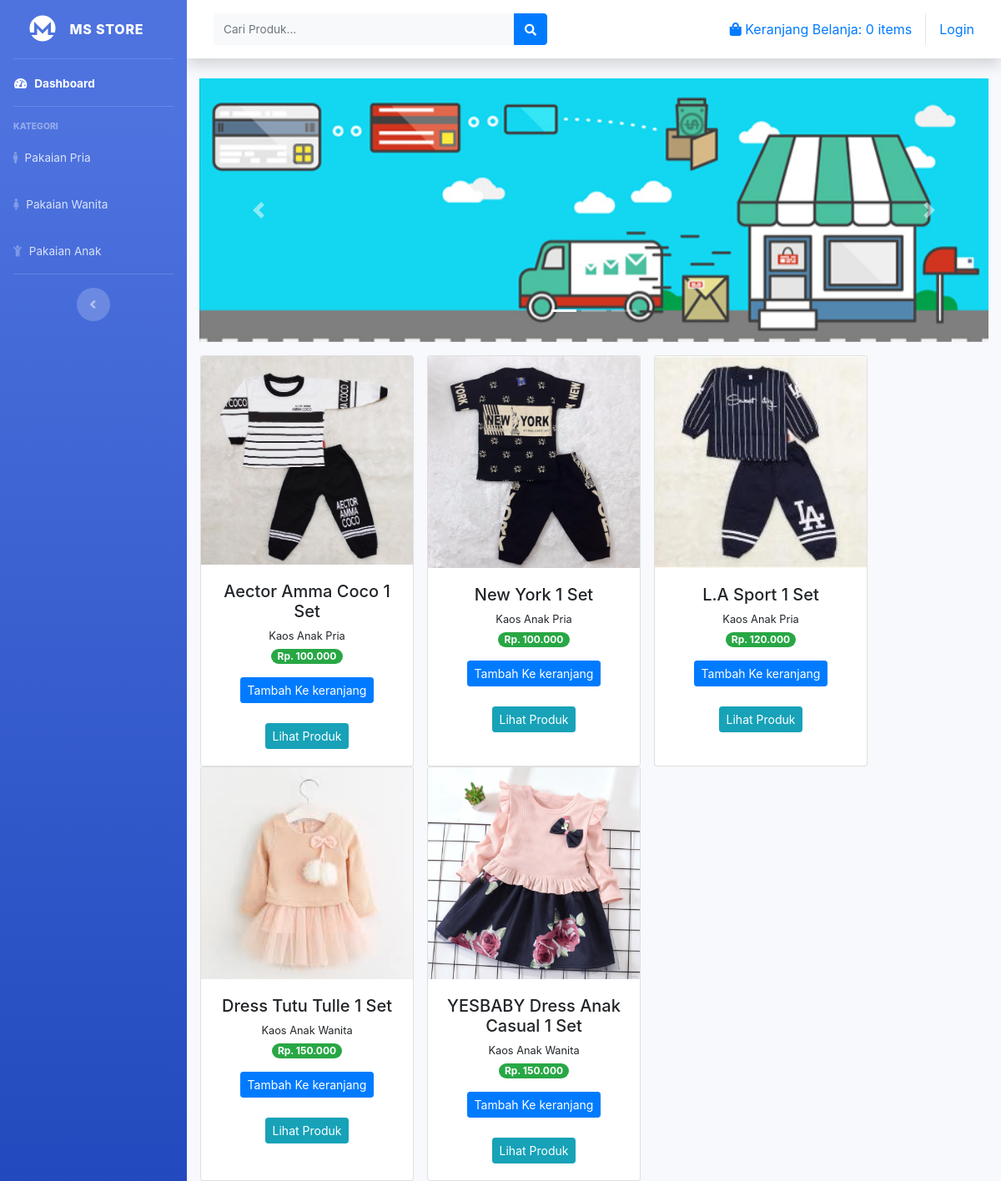
/index.php/kategori/pakaian_anak, run on the app's committed database.
### tables this page shows
CREATE TABLE `tb_barang` (
  `id_brg` int(11) NOT NULL,
  `nama_brg` varchar(120) NOT NULL,
  `keterangan` varchar(255) NOT NULL,
  `kategori` varchar(60) NOT NULL,
  `harga` int(11) NOT NULL,
  `stok` int(4) NOT NULL,
  `gambar` varchar(500) NOT NULL
);

### application/controllers/kategori.php (called while the page is built, shortened)
<?php
class Kategori extends CI_Controller
{
	public function pakaian_anak()
	{
		$data['pakaian_anak'] = $this->model_kategori->data_pakaian_anak()->result();
		$this->load->view('templates/header');
		$this->load->view('templates/sidebar');
		$this->load->view('pakaian_anak',$data);
		$this->load->view('templates/footer');
	}
}
 ?>

### index.php (called while the page is built, shortened)
<?php
require_once BASEPATH.'core/CodeIgniter.php';

### application/models/model_kategori.php (called while the page is built, shortened)
<?php
class Model_kategori extends CI_Model
{
	public function data_pakaian_anak()
	{
		return $this->db->get_where("tb_barang",array('kategori' => 'pakaian anak'));
	}
}
 ?>

### application/views/pakaian_anak.php (the view, shortened to what this page needs)
<div class="container-fluid">
	<div id="carouselExampleIndicators" class="carousel slide" data-ride="carousel">
	  <ol class="carousel-indicators">
	    <li data-target="#carouselExampleIndicators" data-slide-to="0" class="active"></li>
	    <li data-target="#carouselExampleIndicators" data-slide-to="1"></li>
	    <li data-target="#carouselExampleIndicators" data-slide-to="2"></li>
	  </ol>
	  <div class="carousel-inner">
	    <div class="carousel-item active">
	      <img class="d-block w-100" src="<?php echo base_url('assets/img/slider1.jpg') ?>" alt="First slide">
	    </div>
	  </div>
	  <a class="carousel-control-prev" href="#carouselExampleIndicators" role="button" data-slide="prev">
	    <span class="carousel-control-prev-icon" aria-hidden="true"></span>
	  </a>
	  <a class="carousel-control-next" href="#carouselExampleIndicators" role="button" data-slide="next">
	    <span class="carousel-control-next-icon" aria-hidden="true"></span>
	  </a>
	</div>
	<div class="row text-center mt-3">
		<?php foreach ($pakaian_anak as $brg) : ?>
			<div class="card ml-3" style="width: 16rem;">
			  <img  src="<?php echo base_url().'/uploads/'.$brg->gambar ?>" class="card-img-top" alt="...">
			  <div class="card-body">
			    <h5 class="card-title mb-1"><?php echo $brg->nama_brg ?></h5>
			    <small><?php echo $brg->keterangan ?></small><br>
			    <span class="badge badge-pill badge-success mb-3 ">Rp. <?php echo number_format($brg->harga, 0,',','.')  ?></span>
			    <?php echo anchor('dashboard/tambah_ke_keranjang/'.$brg->id_brg,'<div class="btn btn-sm btn-primary">Tambah Ke keranjang</div>') ?><br><br>
			    <?php echo anchor('dashboard/detail_produk/'.$brg->id_brg,'<div class="btn btn-sm btn-info">Lihat Produk</div>') ?>
			  </div>
			</div>
		<?php endforeach; ?>
	</div>
</div>

### data on the page
tb_barang: gambar (picture), nama_brg "Aector Amma Coco 1 Set", keterangan "Kaos Anak Pria", harga "100.000", id_brg "Tambah Ke keranjang", id_brg "Lihat Produk"
tb_barang: gambar (picture), nama_brg "New York 1 Set", keterangan "Kaos Anak Pria", harga "100.000", id_brg "Tambah Ke keranjang", id_brg "Lihat Produk"
tb_barang: gambar (picture), nama_brg "L.A Sport 1 Set", keterangan "Kaos Anak Pria", harga "120.000", id_brg "Tambah Ke keranjang", id_brg "Lihat Produk"
tb_barang: gambar (picture), nama_brg "Dress Tutu Tulle 1 Set", keterangan "Kaos Anak Wanita", harga "150.000", id_brg "Tambah Ke keranjang", id_brg "Lihat Produk"
tb_barang: gambar (picture), nama_brg "YESBABY Dress Anak Casual 1 Set", keterangan "Kaos Anak Wanita", harga "150.000", id_brg "Tambah Ke keranjang", id_brg "Lihat Produk"

### other printed values
$this->cart->total_items() "0"
anchor('auth/login', 'Login') "Login"
